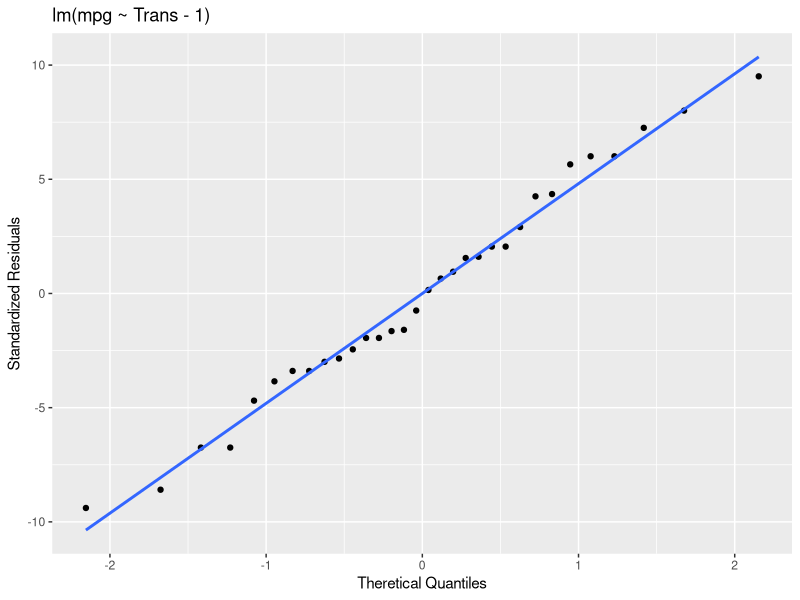
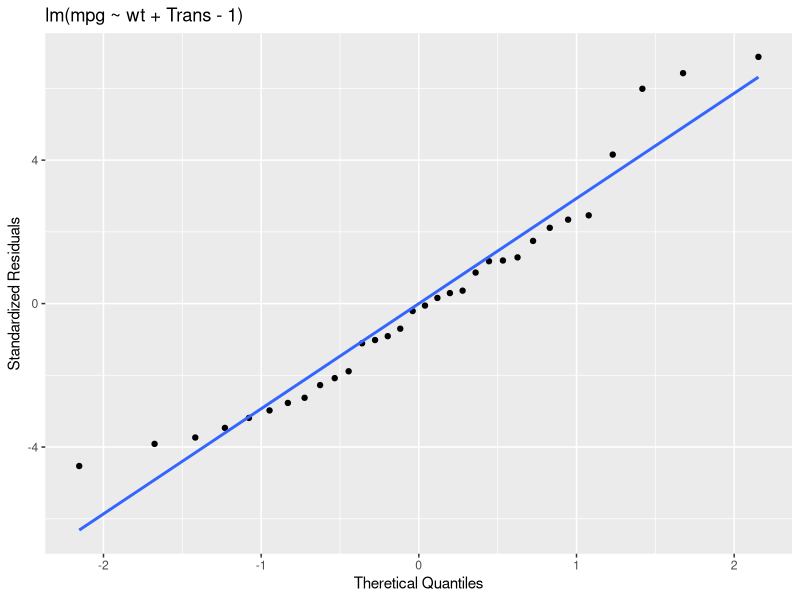
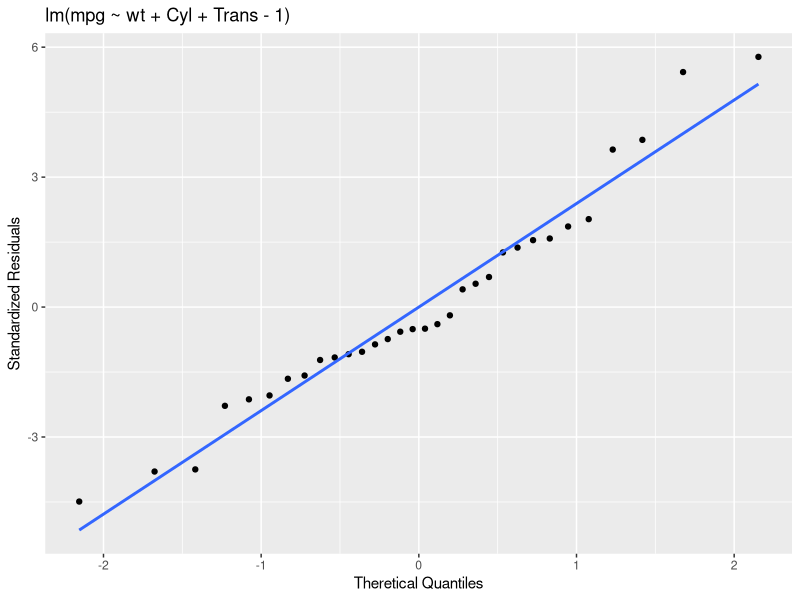
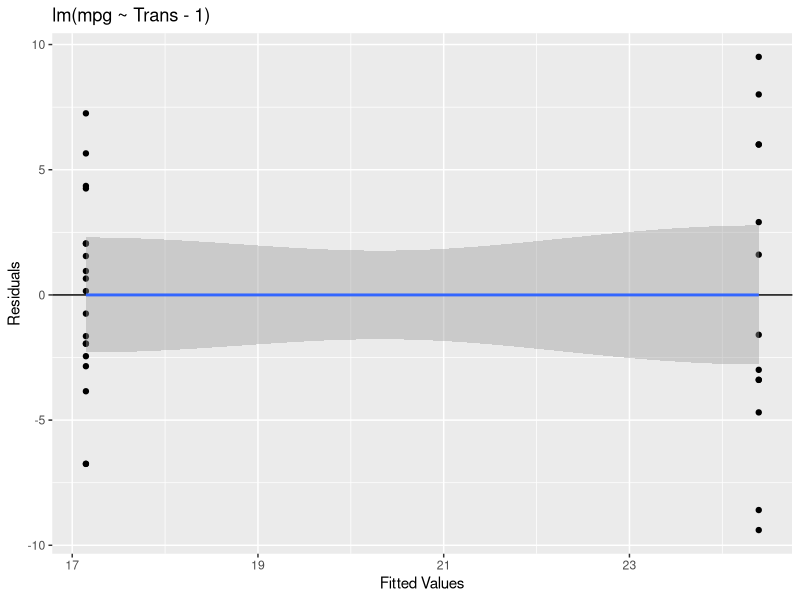
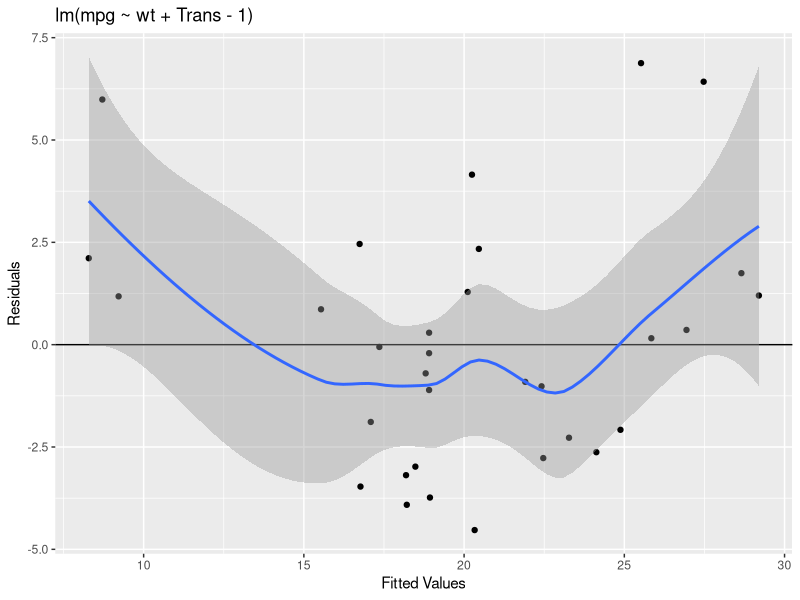
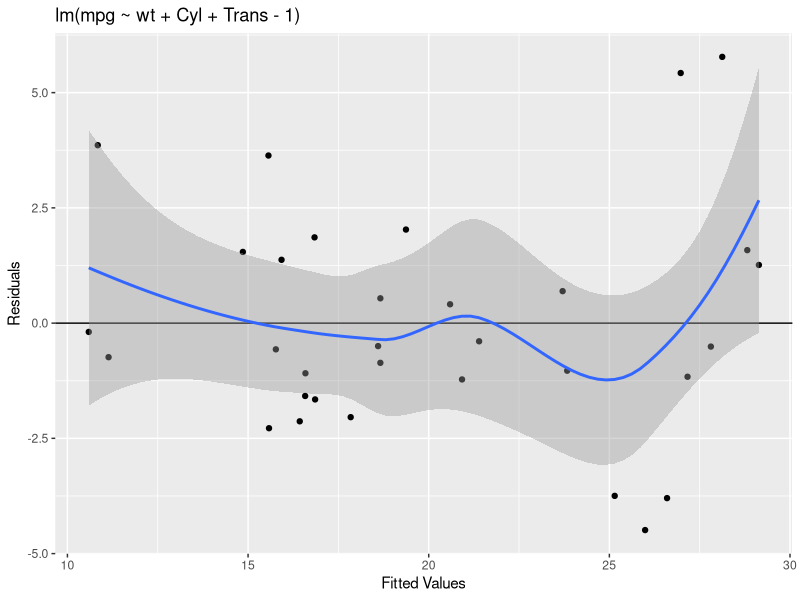

Write the R code that produced these figures, in order.
## ---- chunk 1
# libraries
library(gridExtra)
library(ggplot2)
library(knitr)
library(car)
data(mtcars)

# fitted models
mtcars$TransType <- ifelse(mtcars$am == 1, "Auto", "Manual")
mtcars$Cylinders <- as.factor(mtcars$cyl)
fit1 <- lm(mpg ~ TransType - 1, mtcars)
fit2 <- lm(mpg ~ wt + TransType - 1, mtcars)
fit3 <- lm(mpg ~ wt + Cylinders + TransType - 1, mtcars)

# supress code?
figures.echo <- FALSE
## ---- chunk 2
summary(fit1)$coefficients
## ---- chunk 3
summary(fit2)$coefficients
## ---- chunk 4
round(confint(fit2), 2)
## ---- chunk 5
summary(fit3)$coefficients
round(confint(fit3), 2)
## ---- chunk 6
fit1.resid <- residuals(fit1)
fit1.yhat <- predict(fit1)
p1a <- ggplot(data = as.data.frame(qqnorm(fit1.resid , plot=F)), 
             mapping = aes(x = x, y = y)) +
  geom_point() +
  geom_smooth(method = "lm", se = FALSE) +
  ggtitle("lm(mpg ~ Trans - 1)") +
  xlab("Theretical Quantiles") +
  ylab("Standardized Residuals")

fit2.resid <- residuals(fit2)
fit2.yhat <- predict(fit2)
p1b <- ggplot(data = as.data.frame(qqnorm(fit2.resid , plot=F)), 
             mapping = aes(x = x, y = y)) +
  geom_point() +
  geom_smooth(method = "lm", se = FALSE) +
  ggtitle("lm(mpg ~ wt + Trans - 1)") +
  xlab("Theretical Quantiles") +
  ylab("Standardized Residuals")

fit3.resid <- residuals(fit3)
fit3.yhat <- predict(fit3)
p1c <- ggplot(data = as.data.frame(qqnorm(fit3.resid , plot=F)), 
             mapping = aes(x = x, y = y)) +
  geom_point() +
  geom_smooth(method = "lm", se = FALSE) +
  ggtitle("lm(mpg ~ wt + Cyl + Trans - 1)") +
  xlab("Theretical Quantiles") +
  ylab("Standardized Residuals")

p1a
p1b
p1c
## ---- chunk 7
dfa <- data.frame(x = fit1.yhat, y = fit1.resid)
p2a <- ggplot(dfa, aes(x = fit1.yhat, y = fit1.resid)) +
  geom_point() +
  ggtitle("lm(mpg ~ Trans - 1)") +
  xlab("Fitted Values") +
  ylab("Residuals") + 
  geom_hline(yintercept = 0) + 
  geom_smooth()

dfb <- data.frame(x = fit2.yhat, y = fit2.resid)
p2b <- ggplot(dfb, aes(x = fit2.yhat, y = fit2.resid)) +
  geom_point() +
  ggtitle("lm(mpg ~ wt + Trans - 1)") +
  xlab("Fitted Values") +
  ylab("Residuals") + 
  geom_hline(yintercept = 0) + 
  geom_smooth()

dfc <- data.frame(x = fit3.yhat, y = fit3.resid)
p2c <- ggplot(dfc, aes(x = fit3.yhat, y = fit3.resid)) +
  geom_point() +
  ggtitle("lm(mpg ~ wt + Cyl + Trans - 1)") +
  xlab("Fitted Values") +
  ylab("Residuals") + 
  geom_hline(yintercept = 0) + 
  geom_smooth()

p2a
p2b
p2c
## ---- chunk 8
# look for outliers
fit1.ot <- outlierTest(fit1)
fit2.ot <- outlierTest(fit2)
fit3.ot <- outlierTest(fit3)

# pull out the vehicles we found
cars.ot <- unique(sapply(seq(1,3), function(x) names(get(paste0("fit", x, ".ot"))$rstudent)))

# examine predictions for each model on the outliers
mtcars[cars.ot, c("mpg", "wt", "Cylinders", "TransType")]
ot.predictions <- sapply(seq(1, 3), 
                           function(x) {
                             predict(get(paste0("fit", x)), 
                                     mtcars[cars.ot, c("mpg", "wt", "Cylinders", "TransType")])})
cars.observed <- mtcars[cars.ot, c("mpg")]
ot.pct <- matrix(paste0(round(100*(ot.predictions - cars.observed)/cars.observed, 2), "%"), nrow = 2)
rownames(ot.pct) <- cars.ot
colnames(ot.pct) <- c("mpg ~ Trans", "mpg ~ Trans", "mpg ~ Cyl + Trans")
kable(ot.pct)
## ---- chunk 9
# inspect results later
save.image("report.RData")
